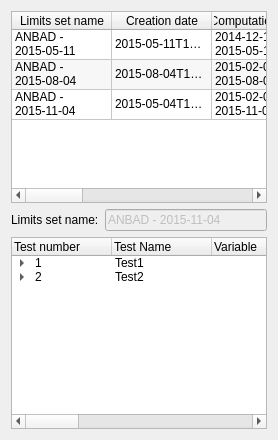
     <widget class="QWidget" name="tabHistory">
      <attribute name="title">
       <string>History</string>
      </attribute>
      <layout class="QVBoxLayout" name="verticalLayout_2">
       <item>
        <widget class="QTableWidget" name="tableWidgetSyaSets">
         <property name="enabled">
          <bool>true</bool>
         </property>
         <property name="sizePolicy">
          <sizepolicy hsizetype="Expanding" vsizetype="Minimum">
           <horstretch>0</horstretch>
           <verstretch>0</verstretch>
          </sizepolicy>
         </property>
         <property name="toolTip">
          <string>Select any SYA set to view it's SYL/SBL limits</string>
         </property>
         <property name="showDropIndicator" stdset="0">
          <bool>false</bool>
         </property>
         <property name="dragDropOverwriteMode">
          <bool>false</bool>
         </property>
         <property name="alternatingRowColors">
          <bool>true</bool>
         </property>
         <property name="selectionMode">
          <enum>QAbstractItemView::ExtendedSelection</enum>
         </property>
         <property name="selectionBehavior">
          <enum>QAbstractItemView::SelectRows</enum>
         </property>
         <attribute name="verticalHeaderVisible">
          <bool>false</bool>
         </attribute>
         <row>
          <property name="text">
           <string>New Row</string>
          </property>
         </row>
         <row>
          <property name="text">
           <string>New Row</string>
          </property>
         </row>
         <row>
          <property name="text">
           <string>New Row</string>
          </property>
         </row>
         <column>
          <property name="text">
           <string>Limits set name</string>
          </property>
         </column>
         <column>
          <property name="text">
           <string>Creation date</string>
          </property>
         </column>
         <column>
          <property name="text">
           <string>Computation period</string>
          </property>
         </column>
         <column>
          <property name="text">
           <string>Start date</string>
          </property>
         </column>
         <column>
          <property name="text">
           <string>Expiration date</string>
          </property>
         </column>
         <column>
          <property name="text">
           <string>Default Algorithm</string>
          </property>
         </column>
         <column>
          <property name="text">
           <string>N1 (standard)</string>
          </property>
         </column>
         <column>
          <property name="text">
           <string>N2 (critical)</string>
          </property>
         </column>
         <item row="0" column="0">
          <property name="text">
           <string>ANBAD - 2015-05-11</string>
          </property>
         </item>
         <item row="0" column="1">
          <property name="text">
           <string>2015-05-11T16:00:00</string>
          </property>
         </item>
         <item row="0" column="2">
          <property name="text">
           <string>2014-12-11 to 2015-05-11</string>
          </property>
         </item>
         <item row="0" column="3">
          <property name="text">
           <string>2015-05-11T16:00:00</string>
          </property>
         </item>
         <item row="0" column="4">
          <property name="text">
           <string>2015-08-11T16:00:00</string>
          </property>
         </item>
         <item row="0" column="5">
          <property name="text">
           <string>Mean +- N*Sigma</string>
          </property>
         </item>
         <item row="0" column="6">
          <property name="text">
           <string>4</string>
          </property>
         </item>
         <item row="0" column="7">
          <property name="text">
           <string>6</string>
          </property>
         </item>
         <item row="1" column="0">
          <property name="text">
           <string>ANBAD - 2015-08-04</string>
          </property>
         </item>
         <item row="1" column="1">
          <property name="text">
           <string>2015-08-04T16:00:00</string>
          </property>
         </item>
         <item row="1" column="2">
          <property name="text">
           <string>2015-02-04 to 2015-08-04</string>
          </property>
         </item>
         <item row="1" column="3">
          <property name="text">
           <string>2015-08-11T16:00:00</string>
          </property>
         </item>
         <item row="1" column="4">
          <property name="text">
           <string>2015-11-11T16:00:00</string>
          </property>
         </item>
         <item row="1" column="5">
          <property name="text">
           <string>Mean +- N*Sigma</string>
          </property>
         </item>
         <item row="1" column="6">
          <property name="text">
           <string>4</string>
          </property>
         </item>
         <item row="1" column="7">
          <property name="text">
           <string>6</string>
          </property>
         </item>
         <item row="2" column="0">
          <property name="text">
           <string>ANBAD - 2015-11-04</string>
          </property>
         </item>
         <item row="2" column="1">
          <property name="text">
           <string>2015-05-04T16:00:00</string>
          </property>
         </item>
         <item row="2" column="2">
          <property name="text">
           <string>2015-02-04 to 2015-11-04</string>
          </property>
         </item>
         <item row="2" column="3">
          <property name="text">
           <string>2015-11-11T16:00:00</string>
          </property>
         </item>
         <item row="2" column="4">
          <property name="text">
           <string>2016-05-11T16:00:00</string>
          </property>
         </item>
         <item row="2" column="5">
          <property name="text">
           <string>Mean +- N*Sigma</string>
          </property>
         </item>
         <item row="2" column="6">
          <property name="text">
           <string>4</string>
          </property>
         </item>
         <item row="2" column="7">
          <property name="text">
           <string>6</string>
          </property>
         </item>
        </widget>
       </item>
       <item>
        <layout class="QHBoxLayout" name="horizontalLayout_4">
         <item>
          <widget class="QLabel" name="labelSyaSet">
           <property name="text">
            <string>Limits set name:</string>
           </property>
          </widget>
         </item>
         <item>
          <widget class="QLineEdit" name="lineEditSyaSet">
           <property name="enabled">
            <bool>false</bool>
           </property>
           <property name="text">
            <string>ANBAD - 2015-11-04</string>
           </property>
          </widget>
         </item>
        </layout>
       </item>
       <item>
        <widget class="QTreeWidget" name="treeWidgetComputeResults_2">
         <attribute name="headerDefaultSectionSize">
          <number>100</number>
         </attribute>
         <column>
          <property name="text">
           <string>Test number</string>
          </property>
         </column>
         <column>
          <property name="text">
           <string>Test Name</string>
          </property>
         </column>
         <column>
          <property name="text">
           <string>Variable</string>
          </property>
         </column>
         <column>
          <property name="text">
           <string>Site#</string>
          </property>
         </column>
         <column>
          <property name="text">
           <string>LL2 (N2)</string>
          </property>
         </column>
         <column>
          <property name="text">
           <string>LL1 (N1)</string>
          </property>
         </column>
         <column>
          <property name="text">
           <string>HL1 (N1)</string>
          </property>
         </column>
         <column>
          <property name="text">
           <string>HL2 (N2)</string>
          </property>
         </column>
         <column>
          <property name="text">
           <string>Algorithm</string>
          </property>
         </column>
         <column>
          <property name="text">
           <string>N1</string>
          </property>
         </column>
         <column>
          <property name="text">
           <string>N2</string>
          </property>
         </column>
         <item>
          <property name="text">
           <string>1</string>
          </property>
          <property name="text">
           <string>Test1</string>
          </property>
          <property name="text">
           <string/>
          </property>
          <property name="text">
           <string/>
          </property>
          <property name="text">
           <string/>
          </property>
          <property name="text">
           <string/>
          </property>
          <property name="text">
           <string/>
          </property>
          <property name="text">
           <string/>
          </property>
          <property name="text">
           <string/>
          </property>
          <property name="text">
           <string/>
          </property>
          <property name="text">
           <string/>
          </property>
          <item>
           <property name="text">
            <string/>
           </property>
           <property name="text">
            <string/>
           </property>
           <property name="text">
            <string>Mean</string>
           </property>
           <property name="text">
            <string/>
           </property>
           <property name="text">
            <string/>
           </property>
           <property name="text">
            <string/>
           </property>
           <property name="text">
            <string/>
           </property>
           <property name="text">
            <string/>
           </property>
           <property name="text">
            <string/>
           </property>
           <property name="text">
            <string/>
           </property>
           <property name="text">
            <string/>
           </property>
           <item>
            <property name="text">
             <string/>
            </property>
            <property name="text">
             <string/>
            </property>
            <property name="text">
             <string/>
            </property>
            <property name="text">
             <string>1</string>
            </property>
            <property name="text">
             <string/>
            </property>
            <property name="text">
             <string/>
            </property>
            <property name="text">
             <string/>
            </property>
            <property name="text">
             <string/>
            </property>
            <property name="text">
             <string>Default</string>
            </property>
            <property name="text">
             <string/>
            </property>
            <property name="text">
             <string/>
            </property>
           </item>
           <item>
            <property name="text">
             <string/>
            </property>
            <property name="text">
             <string/>
            </property>
            <property name="text">
             <string/>
            </property>
            <property name="text">
             <string>2</string>
            </property>
            <property name="text">
             <string/>
            </property>
            <property name="text">
             <string/>
            </property>
            <property name="text">
             <string/>
            </property>
            <property name="text">
             <string/>
            </property>
            <property name="text">
             <string>Default</string>
            </property>
            <property name="text">
             <string/>
            </property>
            <property name="text">
             <string/>
            </property>
           </item>
           <item>
            <property name="text">
             <string/>
            </property>
            <property name="text">
             <string/>
            </property>
            <property name="text">
             <string/>
            </property>
            <property name="text">
             <string>All</string>
            </property>
            <property name="text">
             <string/>
            </property>
            <property name="text">
             <string/>
            </property>
            <property name="text">
             <string/>
            </property>
            <property name="text">
             <string/>
            </property>
            <property name="text">
             <string>Default</string>
            </property>
            <property name="text">
             <string/>
            </property>
            <property name="text">
             <string/>
            </property>
           </item>
          </item>
          <item>
           <property name="text">
            <string/>
           </property>
           <property name="text">
            <string/>
           </property>
           <property name="text">
            <string>Sigma</string>
           </property>
           <property name="text">
            <string/>
           </property>
           <property name="text">
            <string/>
           </property>
           <property name="text">
            <string/>
           </property>
           <property name="text">
            <string/>
           </property>
           <property name="text">
            <string/>
           </property>
           <property name="text">
            <string/>
           </property>
           <property name="text">
            <string/>
           </property>
           <property name="text">
            <string/>
           </property>
           <item>
            <property name="text">
             <string/>
            </property>
            <property name="text">
             <string/>
            </property>
            <property name="text">
             <string/>
            </property>
            <property name="text">
             <string>1</string>
            </property>
            <property name="text">
             <string/>
            </property>
            <property name="text">
             <string/>
            </property>
            <property name="text">
             <string/>
            </property>
            <property name="text">
             <string/>
            </property>
            <property name="text">
             <string>Default</string>
            </property>
            <property name="text">
             <string/>
            </property>
            <property name="text">
             <string/>
            </property>
           </item>
           <item>
            <property name="text">
             <string/>
            </property>
            <property name="text">
             <string/>
            </property>
            <property name="text">
             <string/>
            </property>
            <property name="text">
             <string>2</string>
            </property>
            <property name="text">
             <string/>
            </property>
            <property name="text">
             <string/>
            </property>
            <property name="text">
             <string/>
            </property>
            <property name="text">
             <string/>
            </property>
            <property name="text">
             <string>Default</string>
            </property>
            <property name="text">
             <string/>
            </property>
            <property name="text">
             <string/>
            </property>
           </item>
           <item>
            <property name="text">
             <string/>
            </property>
            <property name="text">
             <string/>
            </property>
            <property name="text">
             <string/>
            </property>
            <property name="text">
             <string>All</string>
            </property>
            <property name="text">
             <string/>
            </property>
            <property name="text">
             <string/>
            </property>
            <property name="text">
             <string/>
            </property>
            <property name="text">
             <string/>
            </property>
            <property name="text">
             <string>Default</string>
            </property>
            <property name="text">
             <string/>
            </property>
            <property name="text">
             <string/>
            </property>
           </item>
          </item>
         </item>
         <item>
          <property name="text">
           <string>2</string>
          </property>
          <property name="text">
           <string>Test2</string>
          </property>
          <property name="text">
           <string/>
          </property>
          <property name="text">
           <string/>
          </property>
          <property name="text">
           <string/>
          </property>
          <property name="text">
           <string/>
          </property>
          <property name="text">
           <string/>
          </property>
          <property name="text">
           <string/>
          </property>
          <property name="text">
           <string/>
          </property>
          <property name="text">
           <string/>
          </property>
          <property name="text">
           <string/>
          </property>
          <item>
           <property name="text">
            <string/>
           </property>
           <property name="text">
            <string/>
           </property>
           <property name="text">
            <string>Mean</string>
           </property>
           <property name="text">
            <string/>
           </property>
           <property name="text">
            <string/>
           </property>
           <property name="text">
            <string/>
           </property>
           <property name="text">
            <string/>
           </property>
           <property name="text">
            <string/>
           </property>
           <property name="text">
            <string/>
           </property>
           <property name="text">
            <string/>
           </property>
           <property name="text">
            <string/>
           </property>
           <item>
            <property name="text">
             <string/>
            </property>
            <property name="text">
             <string/>
            </property>
            <property name="text">
             <string/>
            </property>
            <property name="text">
             <string>1</string>
            </property>
            <property name="text">
             <string/>
            </property>
            <property name="text">
             <string/>
            </property>
            <property name="text">
             <string/>
            </property>
            <property name="text">
             <string/>
            </property>
            <property name="text">
             <string>Default</string>
            </property>
            <property name="text">
             <string/>
            </property>
            <property name="text">
             <string/>
            </property>
           </item>
           <item>
            <property name="text">
             <string/>
            </property>
            <property name="text">
             <string/>
            </property>
            <property name="text">
             <string/>
            </property>
            <property name="text">
             <string>2</string>
            </property>
            <property name="text">
             <string/>
            </property>
            <property name="text">
             <string/>
            </property>
            <property name="text">
             <string/>
            </property>
            <property name="text">
             <string/>
            </property>
            <property name="text">
             <string>Default</string>
            </property>
            <property name="text">
             <string/>
            </property>
            <property name="text">
             <string/>
            </property>
           </item>
           <item>
            <property name="text">
             <string/>
            </property>
            <property name="text">
             <string/>
            </property>
            <property name="text">
             <string/>
            </property>
            <property name="text">
             <string>All</string>
            </property>
            <property name="text">
             <string/>
            </property>
            <property name="text">
             <string/>
            </property>
            <property name="text">
             <string/>
            </property>
            <property name="text">
             <string/>
            </property>
            <property name="text">
             <string>Default</string>
            </property>
            <property name="text">
             <string/>
            </property>
            <property name="text">
             <string/>
            </property>
           </item>
          </item>
          <item>
           <property name="text">
            <string/>
           </property>
           <property name="text">
            <string/>
           </property>
           <property name="text">
            <string>Sigma</string>
           </property>
           <property name="text">
            <string/>
           </property>
           <property name="text">
            <string/>
           </property>
           <property name="text">
            <string/>
           </property>
           <property name="text">
            <string/>
           </property>
           <property name="text">
            <string/>
           </property>
           <property name="text">
            <string/>
           </property>
           <property name="text">
            <string/>
           </property>
           <property name="text">
            <string/>
           </property>
           <item>
            <property name="text">
             <string/>
            </property>
            <property name="text">
             <string/>
            </property>
            <property name="text">
             <string/>
            </property>
            <property name="text">
             <string>1</string>
            </property>
            <property name="text">
             <string/>
            </property>
            <property name="text">
             <string/>
            </property>
            <property name="text">
             <string/>
            </property>
            <property name="text">
             <string/>
            </property>
            <property name="text">
             <string>Default</string>
            </property>
            <property name="text">
             <string/>
            </property>
            <property name="text">
             <string/>
            </property>
           </item>
           <item>
            <property name="text">
             <string/>
            </property>
            <property name="text">
             <string/>
            </property>
            <property name="text">
             <string/>
            </property>
            <property name="text">
             <string>2</string>
            </property>
            <property name="text">
             <string/>
            </property>
            <property name="text">
             <string/>
            </property>
            <property name="text">
             <string/>
            </property>
            <property name="text">
             <string/>
            </property>
            <property name="text">
             <string>Default</string>
            </property>
            <property name="text">
             <string/>
            </property>
            <property name="text">
             <string/>
            </property>
           </item>
           <item>
            <property name="text">
             <string/>
            </property>
            <property name="text">
             <string/>
            </property>
            <property name="text">
             <string/>
            </property>
            <property name="text">
             <string>All</string>
            </property>
            <property name="text">
             <string/>
            </property>
            <property name="text">
             <string/>
            </property>
            <property name="text">
             <string/>
            </property>
            <property name="text">
             <string/>
            </property>
            <property name="text">
             <string>Median +- N*IQR</string>
            </property>
            <property name="text">
             <string>2</string>
            </property>
            <property name="text">
             <string>3</string>
            </property>
           </item>
          </item>
         </item>
        </widget>
       </item>
      </layout>
     </widget>
